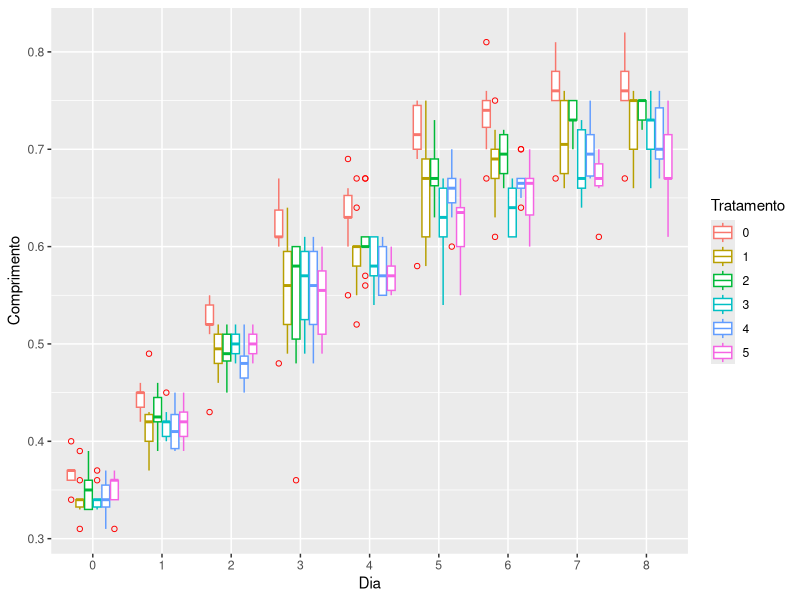
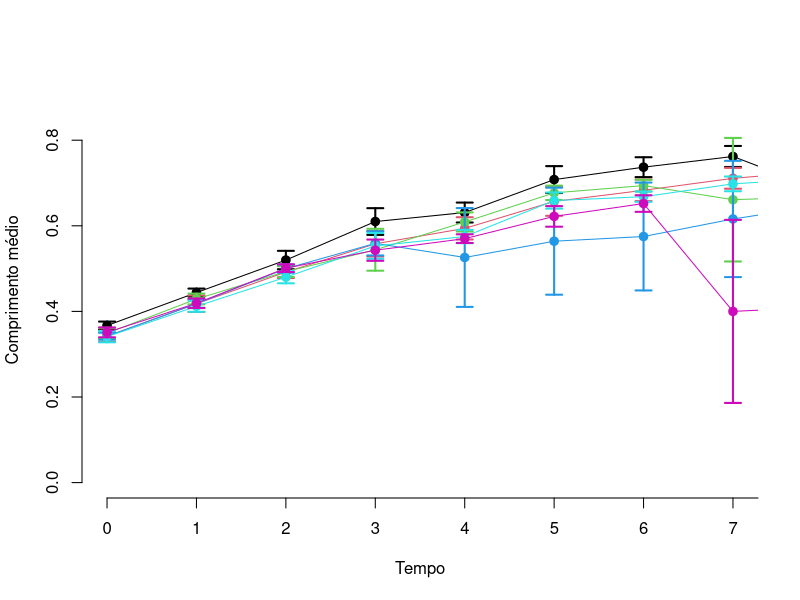

Here is the R script that generated these plots, in order:
library(readxl)
library(dplyr)
library(ggplot2)
library(plyr)
library(plotrix)
setwd("~/Documentos/ME810/HELENA/projectHelena/")

###################################################################### 1ª forma
controle <- as.data.frame(read_excel("./dados/DADOS COMPRIMENTO NANO UNICAMP.xlsx", sheet = "controle"))
t1 <- as.data.frame(read_excel("./dados/DADOS COMPRIMENTO NANO UNICAMP.xlsx", sheet = "t0.006"))
t2 <- as.data.frame(read_excel("./dados/DADOS COMPRIMENTO NANO UNICAMP.xlsx", sheet = "t0.0125"))
t3 <- as.data.frame(read_excel("./dados/DADOS COMPRIMENTO NANO UNICAMP.xlsx", sheet = "t0.025"))
t4 <- as.data.frame(read_excel("./dados/DADOS COMPRIMENTO NANO UNICAMP.xlsx", sheet = "t0.05"))
t5 <- as.data.frame(read_excel("./dados/DADOS COMPRIMENTO NANO UNICAMP.xlsx", sheet = "t0.1"))

#Substitui os caracteres "Morta" por "NA". Estes comando é para o caso dos dados não organizados como em data_compact
controle$`8` <- gsub("Morta", "NA", controle$`8`)
t2[3,] <- gsub("Morta", "NA", t2[3,])
t3[9,] <- gsub("Morta", "NA", t3[9,])
t5$`7` <- gsub("Morta", "NA", t5$`7`)
t5$`8` <- gsub("Morta", "NA", t5$`8`)

dados <- list(controle, t1, t2, t3, t4, t5)

dados[[1]]$`8` <- as.numeric(dados[[1]]$`8`)

dados[[3]]$`7` <- as.numeric(dados[[3]]$`7`)
dados[[3]]$`8` <- as.numeric(dados[[3]]$`8`)

dados[[4]]$`4` <- as.numeric(dados[[4]]$`4`)
dados[[4]]$`5` <- as.numeric(dados[[4]]$`5`)
dados[[4]]$`6` <- as.numeric(dados[[4]]$`6`)
dados[[4]]$`7` <- as.numeric(dados[[4]]$`7`)
dados[[4]]$`8` <- as.numeric(dados[[4]]$`8`)

dados[[6]]$`7` <- as.numeric(dados[[6]]$`7`)
dados[[6]]$`8` <- as.numeric(dados[[6]]$`8`)

###################################################################### 2º forma
# 0 = controle, 1 = t0.006, 2 = t0.0125, 3 = t0.025, 4 = t0.05 e 5 = t0.1
data_compact_nano <- as.data.frame(read_excel("./dados/nanoparticulas_dadosR.xlsx"))
data_compact_nano$Tratamento <- as.factor(data_compact_nano$Tratamento)
data_compact_nano$Comprimento <- as.numeric(data_compact_nano$Comprimento)
data_compact_nano$Dia <- as.factor(data_compact_nano$Dia)
data_compact_nano$Repeticao <- as.factor(data_compact_nano$Repeticao)

prop.table(table(is.na(data_compact_nano))) #quantidade de NA's geral

ggplot(data_compact_nano, aes(Dia, Comprimento, color = Tratamento)) + geom_boxplot(outlier.colour = "red", outlier.shape = 1)


#Tentativa de fazer o perfil médio por dia
lista1 <- list(0,0,0,0,0,0)
lista2 <- list(0,0,0,0,0,0)
#which(is.na(data_compact_nano$Comprimento))
data_compact_nano$Comprimento[which(is.na(data_compact_nano$Comprimento))] <- 0

for(i in 1:6){
  lista1[[i]] <- rep(0, 9)
  for(j in 1:9){
   lista1[[i]][j] <- mean( as.data.frame(data_compact_nano %>% filter(Tratamento == paste0(i-1) & Dia==paste0(j-1)))$Comprimento )
   lista2[[i]][j] <- sd( as.data.frame(data_compact_nano %>% filter(Tratamento == paste0(i-1) & Dia==paste0(j-1)))$Comprimento )
  }
}


suporte <- as.data.frame(cbind(rep(0:8, 6), c(lista1[[1]], lista1[[2]], lista1[[3]], lista1[[4]], lista1[[5]], lista1[[6]]),
                         c(lista2[[1]], lista2[[2]], lista2[[3]], lista2[[4]], lista2[[5]], lista2[[6]])))
suporte$V1 <- as.factor(suporte$V1)


plot(suporte$V2[1:8],axes=FALSE,ylim=c(0,0.9),cex.lab=1,xlab="Tempo",ylab="Comprimento médio")

axis(2,cex.axis=1)

axis(1,1:9,c("0","1","2","3","4", "5", "6", "7", "8"),cex.axis=1)



plotCI(suporte$V2[1:9],liw=1.96*suporte$V3[1:9]/sqrt(10),uiw=1.96*suporte$V3[1:9]/sqrt(10),pch=19,add=TRUE,cex.lab=1,slty=1,lwd=2, col = 1, cex=1)

lines(suporte$V2[1:9],lwd=1)

plotCI(suporte$V2[10:18],liw=1.96*suporte$V3[10:18]/sqrt(10),uiw=1.96*suporte$V3[10:18]/sqrt(10),pch=19,add=TRUE,cex.lab=1,slty=1,lwd=2, col = 2,cex=1)

lines(suporte$V2[10:18],lwd=1, col = 2)

plotCI(suporte$V2[19:27],liw=1.96*suporte$V3[19:27]/sqrt(10),uiw=1.96*suporte$V3[19:27]/sqrt(10),pch=19,add=TRUE,cex.lab=1,slty=1,lwd=2, col = 3, cex=1)

lines(suporte$V2[19:27],lwd=1, col = 3)

plotCI(suporte$V2[28:36],liw=1.96*suporte$V3[28:36]/sqrt(10),uiw=1.96*suporte$V3[28:36]/sqrt(10),pch=19,add=TRUE,cex.lab=1,slty=1,lwd=2, col = 4,cex=1)

lines(suporte$V2[28:36],lwd=1, col = 4)

plotCI(suporte$V2[37:45],liw=1.96*suporte$V3[37:45]/sqrt(10),uiw=1.96*suporte$V3[37:45]/sqrt(10),pch=19,add=TRUE,cex.lab=1,slty=1,lwd=2, col = 5,cex=1)

lines(suporte$V2[37:45],lwd=1, col = 5)

plotCI(suporte$V2[46:54],liw=1.96*suporte$V3[46:54]/sqrt(10),uiw=1.96*suporte$V3[46:54]/sqrt(10),pch=19,add=TRUE,cex.lab=1,slty=1,lwd=2, col = 6,cex=1)

lines(suporte$V2[46:54],lwd=1, col = 6)
